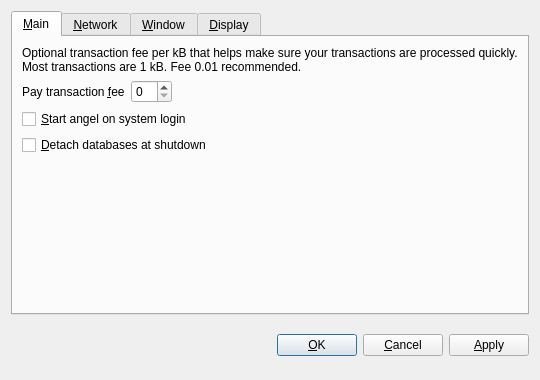
<?xml version="1.0" encoding="UTF-8"?>
<ui version="4.0">
 <class>OptionsDialog</class>
 <widget class="QDialog" name="OptionsDialog">
  <property name="geometry">
   <rect>
    <x>0</x>
    <y>0</y>
    <width>540</width>
    <height>380</height>
   </rect>
  </property>
  <property name="windowTitle">
   <string>Options</string>
  </property>
  <property name="modal">
   <bool>true</bool>
  </property>
  <layout class="QVBoxLayout" name="verticalLayout">
   <item>
    <widget class="QTabWidget" name="tabWidget">
     <property name="tabPosition">
      <enum>QTabWidget::North</enum>
     </property>
     <property name="currentIndex">
      <number>0</number>
     </property>
     <widget class="QWidget" name="tabMain">
      <attribute name="title">
       <string>&amp;Main</string>
      </attribute>
      <layout class="QVBoxLayout" name="verticalLayout_Main">
       <item>
        <widget class="QLabel" name="transactionFeeInfoLabel">
         <property name="text">
          <string>Optional transaction fee per kB that helps make sure your transactions are processed quickly. Most transactions are 1 kB. Fee 0.01 recommended.</string>
         </property>
         <property name="textFormat">
          <enum>Qt::PlainText</enum>
         </property>
         <property name="wordWrap">
          <bool>true</bool>
         </property>
        </widget>
       </item>
       <item>
        <layout class="QHBoxLayout" name="horizontalLayout_Main">
         <item>
          <widget class="QLabel" name="transactionFeeLabel">
           <property name="text">
            <string>Pay transaction &amp;fee</string>
           </property>
           <property name="textFormat">
            <enum>Qt::PlainText</enum>
           </property>
           <property name="buddy">
            <cstring>transactionFee</cstring>
           </property>
          </widget>
         </item>
         <item>
          <widget class="BitcoinAmountField" name="transactionFee"/>
         </item>
         <item>
          <spacer name="horizontalSpacer_Main">
           <property name="orientation">
            <enum>Qt::Horizontal</enum>
           </property>
           <property name="sizeHint" stdset="0">
            <size>
             <width>40</width>
             <height>20</height>
            </size>
           </property>
          </spacer>
         </item>
        </layout>
       </item>
       <item>
        <widget class="QCheckBox" name="bitcoinAtStartup">
         <property name="toolTip">
          <string>Automatically start angel after logging in to the system.</string>
         </property>
         <property name="text">
          <string>&amp;Start angel on system login</string>
         </property>
        </widget>
       </item>
       <item>
        <widget class="QCheckBox" name="detachDatabases">
         <property name="toolTip">
          <string>Detach block and address databases at shutdown. This means they can be moved to another data directory, but it slows down shutdown. The wallet is always detached.</string>
         </property>
         <property name="text">
          <string>&amp;Detach databases at shutdown</string>
         </property>
        </widget>
       </item>
       <item>
        <spacer name="verticalSpacer_Main">
         <property name="orientation">
          <enum>Qt::Vertical</enum>
         </property>
         <property name="sizeHint" stdset="0">
          <size>
           <width>20</width>
           <height>40</height>
          </size>
         </property>
        </spacer>
       </item>
      </layout>
     </widget>
     <widget class="QWidget" name="tabNetwork">
      <attribute name="title">
       <string>&amp;Network</string>
      </attribute>
      <layout class="QVBoxLayout" name="verticalLayout_Network">
       <item>
        <widget class="QCheckBox" name="mapPortUpnp">
         <property name="toolTip">
          <string>Automatically open the angel client port on the router. This only works when your router supports UPnP and it is enabled.</string>
         </property>
         <property name="text">
          <string>Map port using &amp;UPnP</string>
         </property>
        </widget>
       </item>
       <item>
        <widget class="QCheckBox" name="connectSocks">
         <property name="toolTip">
          <string>Connect to the angel network through a SOCKS proxy (e.g. when connecting through Tor).</string>
         </property>
         <property name="text">
          <string>&amp;Connect through SOCKS proxy:</string>
         </property>
        </widget>
       </item>
       <item>
        <layout class="QHBoxLayout" name="horizontalLayout_Network">
         <item>
          <widget class="QLabel" name="proxyIpLabel">
           <property name="text">
            <string>Proxy &amp;IP:</string>
           </property>
           <property name="textFormat">
            <enum>Qt::PlainText</enum>
           </property>
           <property name="buddy">
            <cstring>proxyIp</cstring>
           </property>
          </widget>
         </item>
         <item>
          <widget class="QValidatedLineEdit" name="proxyIp">
           <property name="maximumSize">
            <size>
             <width>140</width>
             <height>16777215</height>
            </size>
           </property>
           <property name="toolTip">
            <string>IP address of the proxy (e.g. 127.0.0.1)</string>
           </property>
          </widget>
         </item>
         <item>
          <widget class="QLabel" name="proxyPortLabel">
           <property name="text">
            <string>&amp;Port:</string>
           </property>
           <property name="textFormat">
            <enum>Qt::PlainText</enum>
           </property>
           <property name="buddy">
            <cstring>proxyPort</cstring>
           </property>
          </widget>
         </item>
         <item>
          <widget class="QLineEdit" name="proxyPort">
           <property name="maximumSize">
            <size>
             <width>55</width>
             <height>16777215</height>
            </size>
           </property>
           <property name="toolTip">
            <string>Port of the proxy (e.g. 9050)</string>
           </property>
          </widget>
         </item>
         <item>
          <widget class="QLabel" name="socksVersionLabel">
           <property name="text">
            <string>SOCKS &amp;Version:</string>
           </property>
           <property name="textFormat">
            <enum>Qt::PlainText</enum>
           </property>
           <property name="buddy">
            <cstring>socksVersion</cstring>
           </property>
          </widget>
         </item>
         <item>
          <widget class="QValueComboBox" name="socksVersion">
           <property name="toolTip">
            <string>SOCKS version of the proxy (e.g. 5)</string>
           </property>
          </widget>
         </item>
         <item>
          <spacer name="horizontalSpacer_Network">
           <property name="orientation">
            <enum>Qt::Horizontal</enum>
           </property>
           <property name="sizeHint" stdset="0">
            <size>
             <width>40</width>
             <height>20</height>
            </size>
           </property>
          </spacer>
         </item>
        </layout>
       </item>
       <item>
        <spacer name="verticalSpacer_Network">
         <property name="orientation">
          <enum>Qt::Vertical</enum>
         </property>
         <property name="sizeHint" stdset="0">
          <size>
           <width>20</width>
           <height>40</height>
          </size>
         </property>
        </spacer>
       </item>
      </layout>
     </widget>
     <widget class="QWidget" name="tabWindow">
      <attribute name="title">
       <string>&amp;Window</string>
      </attribute>
      <layout class="QVBoxLayout" name="verticalLayout_Window">
       <item>
        <widget class="QCheckBox" name="minimizeToTray">
         <property name="toolTip">
          <string>Show only a tray icon after minimizing the window.</string>
         </property>
         <property name="text">
          <string>&amp;Minimize to the tray instead of the taskbar</string>
         </property>
        </widget>
       </item>
       <item>
        <widget class="QCheckBox" name="minimizeOnClose">
         <property name="toolTip">
          <string>Minimize instead of exit the application when the window is closed. When this option is enabled, the application will be closed only after selecting Quit in the menu.</string>
         </property>
         <property name="text">
          <string>M&amp;inimize on close</string>
         </property>
        </widget>
       </item>
       <item>
        <spacer name="verticalSpacer_Window">
         <property name="orientation">
          <enum>Qt::Vertical</enum>
         </property>
         <property name="sizeHint" stdset="0">
          <size>
           <width>20</width>
           <height>40</height>
          </size>
         </property>
        </spacer>
       </item>
      </layout>
     </widget>
     <widget class="QWidget" name="tabDisplay">
      <attribute name="title">
       <string>&amp;Display</string>
      </attribute>
      <layout class="QVBoxLayout" name="verticalLayout_Display">
       <item>
        <layout class="QHBoxLayout" name="horizontalLayout_1_Display">
         <item>
          <widget class="QLabel" name="langLabel">
           <property name="text">
            <string>User Interface &amp;language:</string>
           </property>
           <property name="textFormat">
            <enum>Qt::PlainText</enum>
           </property>
           <property name="buddy">
            <cstring>lang</cstring>
           </property>
          </widget>
         </item>
         <item>
          <widget class="QValueComboBox" name="lang">
           <property name="toolTip">
            <string>The user interface language can be set here. This setting will take effect after restarting angel.</string>
           </property>
          </widget>
         </item>
        </layout>
       </item>
       <item>
        <layout class="QHBoxLayout" name="horizontalLayout_2_Display">
         <item>
          <widget class="QLabel" name="unitLabel">
           <property name="text">
            <string>&amp;Unit to show amounts in:</string>
           </property>
           <property name="textFormat">
            <enum>Qt::PlainText</enum>
           </property>
           <property name="buddy">
            <cstring>unit</cstring>
           </property>
          </widget>
         </item>
         <item>
          <widget class="QValueComboBox" name="unit">
           <property name="toolTip">
            <string>Choose the default subdivision unit to show in the interface and when sending coins.</string>
           </property>
          </widget>
         </item>
        </layout>
       </item>
       <item>
        <widget class="QCheckBox" name="displayAddresses">
         <property name="toolTip">
          <string>Whether to show angel addresses in the transaction list.</string>
         </property>
         <property name="text">
          <string>&amp;Display addresses in transaction list</string>
         </property>
        </widget>
       </item>
       <item>
        <widget class="QCheckBox" name="coinControlFeatures">
         <property name="toolTip">
          <string>Whether to show coin control features or not.</string>
         </property>
         <property name="text">
          <string>Display coin &amp;control features (experts only!)</string>
         </property>
        </widget>
       </item>
       <item>
        <spacer name="verticalSpacer_Display">
         <property name="orientation">
          <enum>Qt::Vertical</enum>
         </property>
         <property name="sizeHint" stdset="0">
          <size>
           <width>20</width>
           <height>40</height>
          </size>
         </property>
        </spacer>
       </item>
      </layout>
     </widget>
    </widget>
   </item>
   <item>
    <layout class="QHBoxLayout" name="horizontalLayout_Buttons">
     <item>
      <spacer name="horizontalSpacer_1">
       <property name="orientation">
        <enum>Qt::Horizontal</enum>
       </property>
       <property name="sizeHint" stdset="0">
        <size>
         <width>40</width>
         <height>48</height>
        </size>
       </property>
      </spacer>
     </item>
     <item>
      <widget class="QLabel" name="statusLabel">
       <property name="font">
        <font>
         <weight>75</weight>
         <bold>true</bold>
        </font>
       </property>
       <property name="text">
        <string/>
       </property>
       <property name="textFormat">
        <enum>Qt::PlainText</enum>
       </property>
       <property name="wordWrap">
        <bool>true</bool>
       </property>
      </widget>
     </item>
     <item>
      <spacer name="horizontalSpacer_2">
       <property name="orientation">
        <enum>Qt::Horizontal</enum>
       </property>
       <property name="sizeHint" stdset="0">
        <size>
         <width>40</width>
         <height>48</height>
        </size>
       </property>
      </spacer>
     </item>
     <item>
      <widget class="QPushButton" name="okButton">
       <property name="text">
        <string>&amp;OK</string>
       </property>
      </widget>
     </item>
     <item>
      <widget class="QPushButton" name="cancelButton">
       <property name="text">
        <string>&amp;Cancel</string>
       </property>
       <property name="autoDefault">
        <bool>false</bool>
       </property>
      </widget>
     </item>
     <item>
      <widget class="QPushButton" name="applyButton">
       <property name="text">
        <string>&amp;Apply</string>
       </property>
       <property name="autoDefault">
        <bool>false</bool>
       </property>
      </widget>
     </item>
    </layout>
   </item>
  </layout>
 </widget>
 <customwidgets>
  <customwidget>
   <class>BitcoinAmountField</class>
   <extends>QSpinBox</extends>
   <header>bitcoinamountfield.h</header>
  </customwidget>
  <customwidget>
   <class>QValueComboBox</class>
   <extends>QComboBox</extends>
   <header>qvaluecombobox.h</header>
  </customwidget>
  <customwidget>
   <class>QValidatedLineEdit</class>
   <extends>QLineEdit</extends>
   <header>qvalidatedlineedit.h</header>
  </customwidget>
 </customwidgets>
 <resources/>
 <connections/>
</ui>
